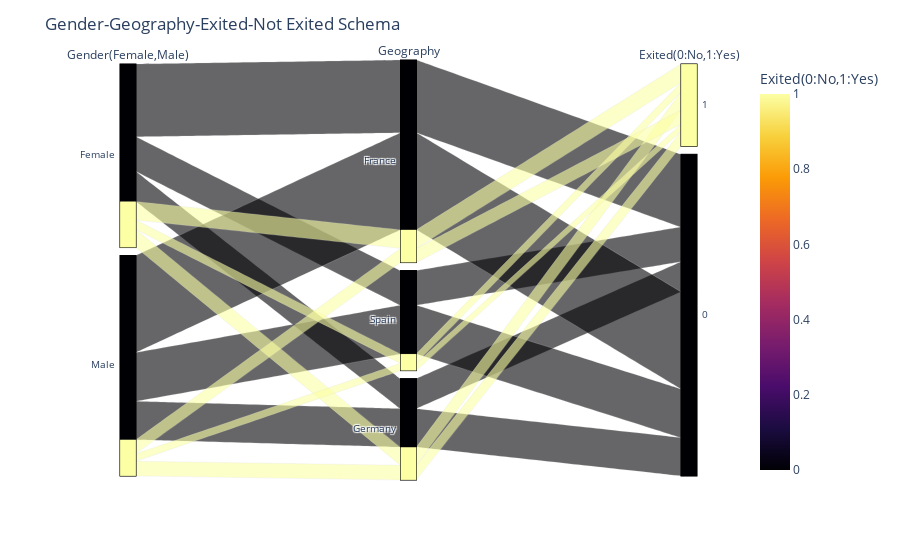

The notebook cell this image was saved under:
### Markdown cell above
#### **Rates of credit cards usage according to gender**

### Code cell
fig = px.parallel_categories(data, dimensions=['Gender', 'Geography', 'Exited'],
                color="Exited", color_continuous_scale=px.colors.sequential.Inferno,
                labels={'Gender':'Gender(Female,Male)', 'Exited':'Exited(0:No,1:Yes)'})
fig.update_layout(title_text="Gender-Geography-Exited-Not Exited Schema")
fig.show()

### Figure 1 — Plotly figure (JSON) as saved in the notebook; plotly's stock layout.template omitted (floating-point values rounded to 4 significant figures; data arrays with more than 128 entries replaced by an {"elided": "..."} marker saying what was removed)
{"data": [{"dimensions": [{"label": "Gender(Female,Male)", "values": {"elided": "10000 str values"}}, {"label": "Geography", "values": {"elided": "10000 str values"}}, {"label": "Exited(0:No,1:Yes)", "values": {"elided": "10000 int values"}}], "domain": {"x": [0, 1], "y": [0, 1]}, "line": {"color": {"elided": "10000 int values"}, "coloraxis": "coloraxis"}, "name": "", "type": "parcats"}], "layout": {"coloraxis": {"colorbar": {"title": {"text": "Exited(0:No,1:Yes)"}}, "colorscale": [[0, "#000004"], [0.1111, "#1b0c41"], [0.2222, "#4a0c6b"], [0.3333, "#781c6d"], [0.4444, "#a52c60"], [0.5556, "#cf4446"], [0.6667, "#ed6925"], [0.7778, "#fb9b06"], [0.8889, "#f7d13d"], [1, "#fcffa4"]]}, "legend": {"tracegroupgap": 0}, "margin": {"t": 60}, "title": {"text": "Gender-Geography-Exited-Not Exited Schema"}}}
